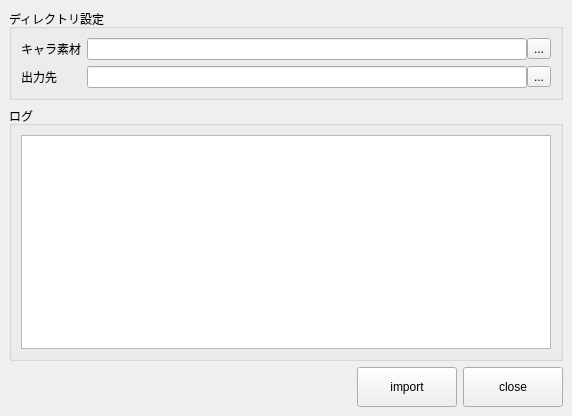
<?xml version="1.0" encoding="UTF-8"?>
<ui version="4.0">
 <class>MainWindow</class>
 <widget class="QMainWindow" name="MainWindow">
  <property name="geometry">
   <rect>
    <x>0</x>
    <y>0</y>
    <width>572</width>
    <height>416</height>
   </rect>
  </property>
  <property name="windowTitle">
   <string>MainWindow</string>
  </property>
  <widget class="QWidget" name="centralwidget">
   <layout class="QVBoxLayout" name="verticalLayout_3">
    <item>
     <layout class="QHBoxLayout" name="horizontalLayout_4">
      <item>
       <widget class="QGroupBox" name="groupBox">
        <property name="title">
         <string>ディレクトリ設定</string>
        </property>
        <layout class="QFormLayout" name="formLayout">
         <item row="0" column="0">
          <widget class="QLabel" name="label_2">
           <property name="text">
            <string>キャラ素材</string>
           </property>
          </widget>
         </item>
         <item row="0" column="1">
          <layout class="QHBoxLayout" name="horizontalLayout_2">
           <property name="spacing">
            <number>0</number>
           </property>
           <item>
            <widget class="QLineEdit" name="srcLineEdit"/>
           </item>
           <item>
            <widget class="QToolButton" name="srcToolButton">
             <property name="text">
              <string>...</string>
             </property>
            </widget>
           </item>
          </layout>
         </item>
         <item row="1" column="0">
          <widget class="QLabel" name="label_4">
           <property name="text">
            <string>出力先</string>
           </property>
          </widget>
         </item>
         <item row="1" column="1">
          <layout class="QHBoxLayout" name="horizontalLayout">
           <property name="spacing">
            <number>0</number>
           </property>
           <item>
            <widget class="QLineEdit" name="dstLineEdit"/>
           </item>
           <item>
            <widget class="QToolButton" name="dstToolButton">
             <property name="text">
              <string>...</string>
             </property>
            </widget>
           </item>
          </layout>
         </item>
        </layout>
       </widget>
      </item>
     </layout>
    </item>
    <item>
     <widget class="QGroupBox" name="groupBox_2">
      <property name="sizePolicy">
       <sizepolicy hsizetype="Preferred" vsizetype="Expanding">
        <horstretch>0</horstretch>
        <verstretch>0</verstretch>
       </sizepolicy>
      </property>
      <property name="title">
       <string>ログ</string>
      </property>
      <layout class="QVBoxLayout" name="verticalLayout">
       <item>
        <widget class="LogTextEdit" name="logTextEdit">
         <property name="sizePolicy">
          <sizepolicy hsizetype="Expanding" vsizetype="Expanding">
           <horstretch>0</horstretch>
           <verstretch>0</verstretch>
          </sizepolicy>
         </property>
         <property name="lineWrapMode">
          <enum>QTextEdit::NoWrap</enum>
         </property>
         <property name="readOnly">
          <bool>true</bool>
         </property>
        </widget>
       </item>
      </layout>
     </widget>
    </item>
    <item>
     <layout class="QHBoxLayout" name="horizontalLayout_3">
      <item>
       <spacer name="horizontalSpacer">
        <property name="orientation">
         <enum>Qt::Horizontal</enum>
        </property>
        <property name="sizeHint" stdset="0">
         <size>
          <width>40</width>
          <height>20</height>
         </size>
        </property>
       </spacer>
      </item>
      <item>
       <widget class="QPushButton" name="importButton">
        <property name="minimumSize">
         <size>
          <width>100</width>
          <height>40</height>
         </size>
        </property>
        <property name="text">
         <string>import</string>
        </property>
       </widget>
      </item>
      <item>
       <widget class="QPushButton" name="closeButton">
        <property name="minimumSize">
         <size>
          <width>100</width>
          <height>40</height>
         </size>
        </property>
        <property name="text">
         <string>close</string>
        </property>
       </widget>
      </item>
     </layout>
    </item>
   </layout>
  </widget>
 </widget>
 <customwidgets>
  <customwidget>
   <class>LogTextEdit</class>
   <extends>QTextEdit</extends>
   <header>rs.gui.log</header>
  </customwidget>
 </customwidgets>
 <resources/>
 <connections/>
</ui>
